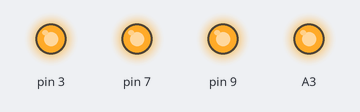
Simulated run of this sketch. Board: Arduino Uno, built with avr-gcc and run on an emulated ATmega328P. On the bench: output pins drawn as LEDs (lit = HIGH).

Above: at 0.5 s.
At 3.5 s:
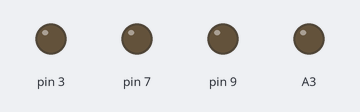
Timing chart, 0 to 4.6 s (numbered marks = the images above):
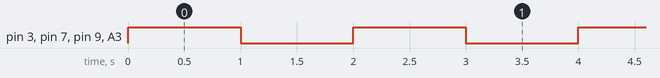

Measured:
- by itself, pin 3, pin 7, pin 9, A3: alternates HIGH for 1.0 s and LOW for 1.0 s

The sketch:

holaMon.ino
```cpp
void setup()
{
  pinMode(3,OUTPUT);
  pinMode(7,OUTPUT);
  pinMode(A3,OUTPUT);
  pinMode(9,OUTPUT);
}

void loop() {
  digitalWrite (3,HIGH);
  digitalWrite (7,HIGH);
  digitalWrite (A3,HIGH);
  digitalWrite (9,HIGH);
  delay(1000);
  digitalWrite (3,LOW);
  digitalWrite (7,LOW);
  digitalWrite (A3,LOW);
  digitalWrite (9,LOW);
  delay(1000);
}
```
